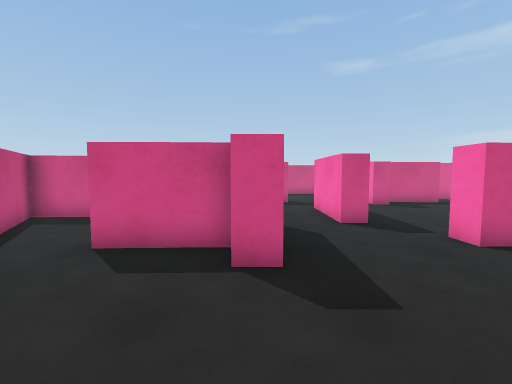
View 1 (above)

16 first-person views from a walk through a Unity game level. The camera is 1.3 m above the floor, tilts 4° down and sees 90° across. Doors are open. The floor is counted in squares, 0.91 m on a side. Each view is taken from the middle of a square. On the plan, view 1 faces up. The plan holds only what a view shows up to about 13 squares ahead; the rest is blank. The player is left out. Some animated figures are left out.

View 2
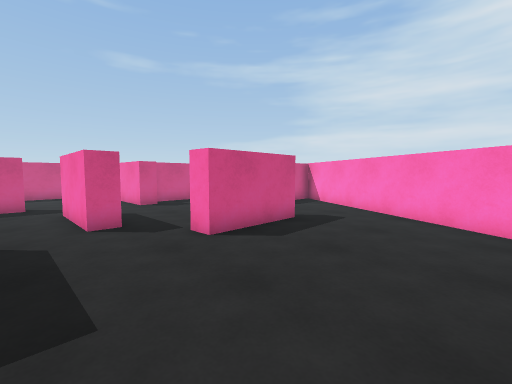

View 3
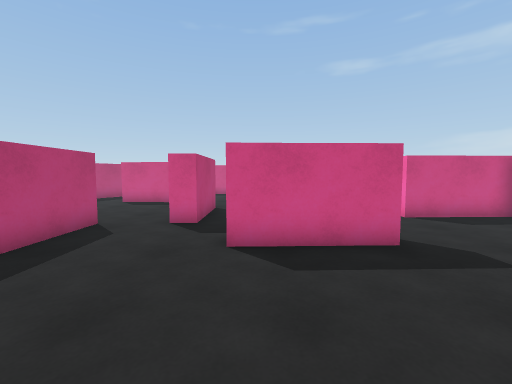

View 4
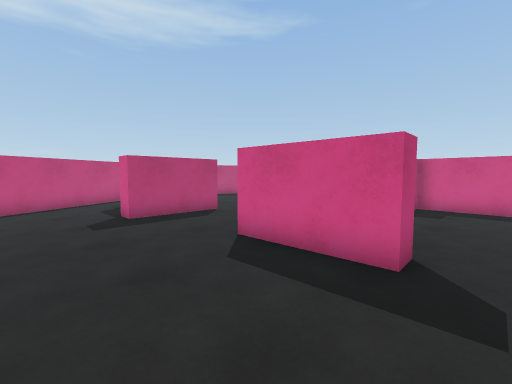

View 5
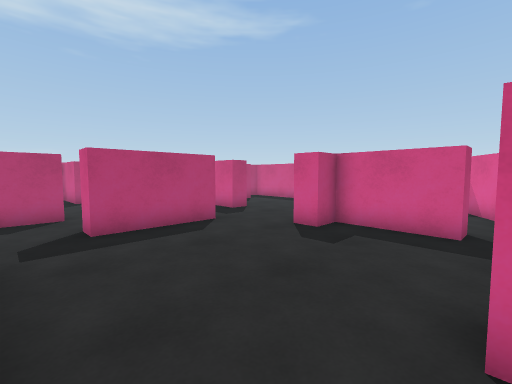

View 6
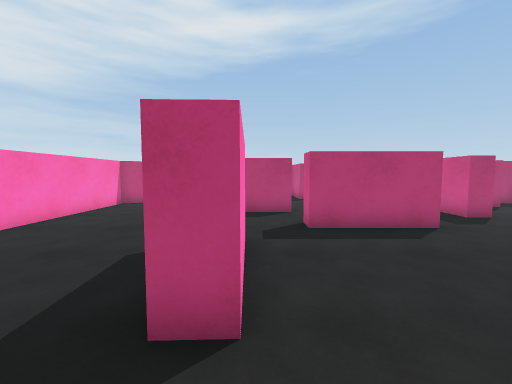

View 7
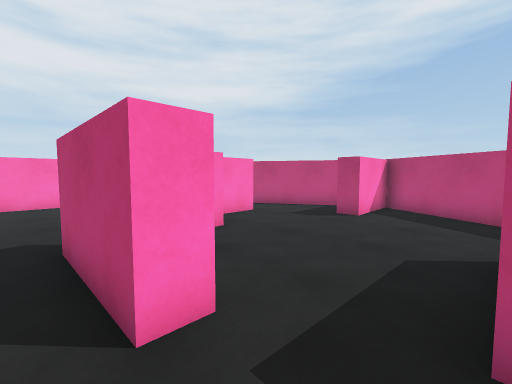

View 8
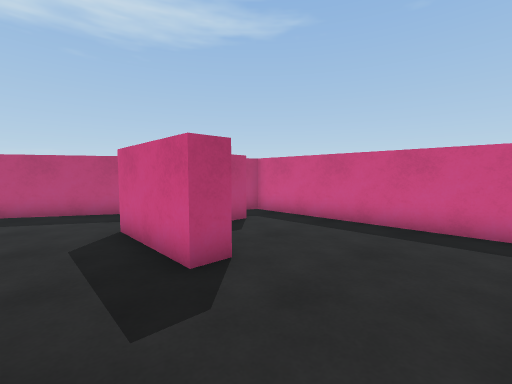

View 9
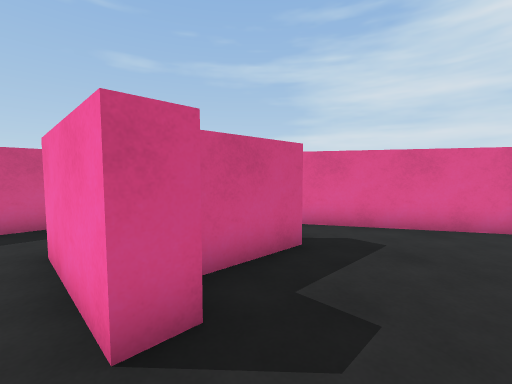

View 10
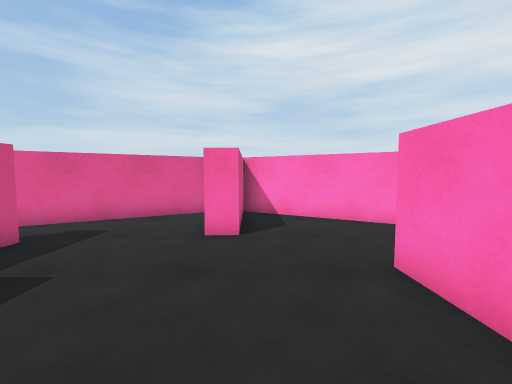

View 11
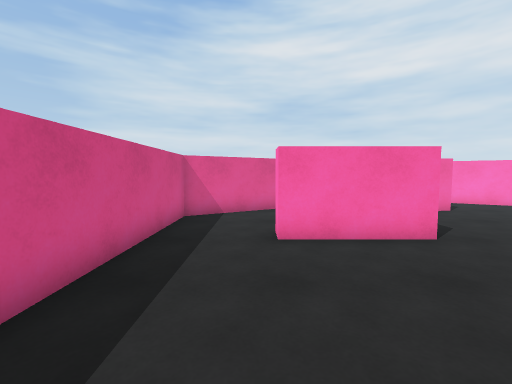

View 12
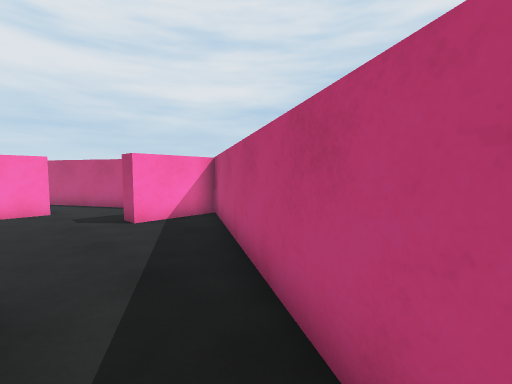

View 13
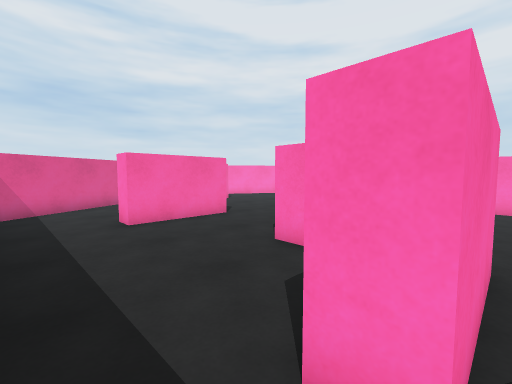

View 14
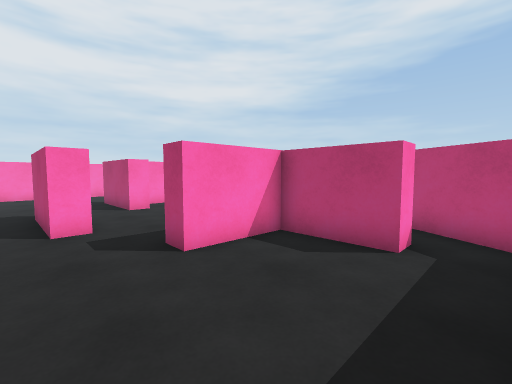

View 15
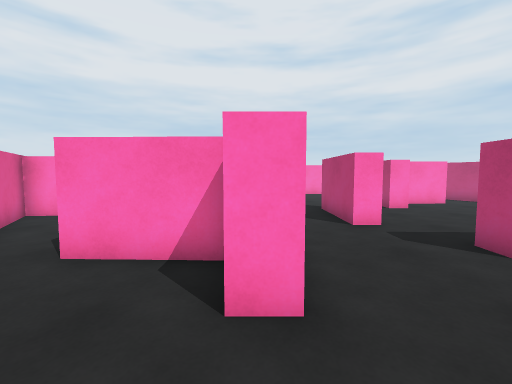

View 16
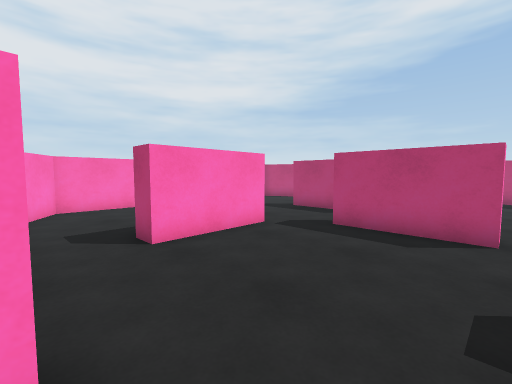

### Floor plan
Ten units are one square. View 1 is at (0, 0); x grows to the right and y downward. Boxes are objects, and circles mark ways between rooms. Rooms are numbered by the first view taken in them; rooms with no view inside come last. Other rooms are left out.
<svg viewBox="-81 -189 225 199">
<path fill="none" stroke="#000" d="M59 5 86 5 138 -85 99 -84M33 -74 25 -74 25 -84M-4 -48 -32 -47M79 -59 79 -51 44 -50 44 -58M4 -73 4 -39 -5 -39M-51 -44 -23 5 41 5M55 -135 55 -155 64 -155M64 -138 93 -138M25 -109 33 -109M-19 -166 -11 -166 -11 -138 16 -138 16 -130M102 -156 86 -184 -23 -184 -32 -168M99 -84 99 -92M93 -138 93 -130 63 -131 63 -120 55 -120 55 -135M127 -93 139 -93 102 -156M33 -109 33 -74M44 -58 79 -59M-5 -73 4 -73M16 -130 -19 -131 -19 -166M25 -84 25 -109M-76 -92 -47 -93 -47 -85M-32 -168 -75 -95M-47 -85 -75 -84 -51 -44M-32 -55 -10 -56"/>
<circle cx="40" cy="-70" r="3" fill="#2a7"/>
<circle cx="88" cy="-70" r="3" fill="#2a7"/>
<circle cx="15" cy="-75" r="3" fill="#2a7"/>
<circle cx="-40" cy="-50" r="3" fill="#2a7"/>
<circle cx="100" cy="-150" r="3" fill="#2a7"/>
<circle cx="47" cy="-120" r="3" fill="#2a7"/>
<circle cx="20" cy="-120" r="3" fill="#2a7"/>
<circle cx="-22" cy="-77" r="3" fill="#2a7"/>
<text x="40" y="-30">1</text>
<text x="40" y="-160">2</text>
<text x="80" y="-100">3</text>
<text x="-20" y="-110">4</text>
<text x="-40" y="-70">5</text>
</svg>
Room 1 opens to room 3. Room 1 opens to room 4. Room 1 opens to room 5. Room 2 opens to room 3. Room 2 opens to room 4. Room 4 opens to room 5.

Where each view was taken, in squares from view 1:
view 1: 0 up, 0 right, facing up
view 2: 0 up, 1 right, facing up-right
view 3: 0 up, 5 right, facing up
view 4: 1 up, 9 right, facing up-left
view 5: 6 up, 10 right, facing up-left
view 6: 6 up, 10 right, facing left
view 7: 13 up, 4 right, facing down-left
view 8: 11 up, 5 right, facing up-left
view 9: 10 up, 5 right, facing up-right
view 10: 8 up, 4 right, facing right
view 11: 16 up, 0 right, facing right
view 12: 17 up, 2 left, facing down-left
view 13: 18 up, 2 left, facing down-right
view 14: 18 up, 4 right, facing down-left
view 15: 18 up, 6 right, facing down
view 16: 11 up, 10 right, facing down-left
